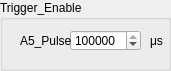
     <widget class="QGroupBox" name="groupBox_8">
      <property name="geometry">
       <rect>
        <x>20</x>
        <y>280</y>
        <width>171</width>
        <height>71</height>
       </rect>
      </property>
      <property name="title">
       <string>Trigger_Enable</string>
      </property>
      <widget class="QSpinBox" name="A5_Pulse">
       <property name="geometry">
        <rect>
         <x>70</x>
         <y>30</y>
         <width>71</width>
         <height>21</height>
        </rect>
       </property>
       <property name="minimum">
        <number>0</number>
       </property>
       <property name="maximum">
        <number>100000000</number>
       </property>
       <property name="value">
        <number>13000000</number>
       </property>
      </widget>
      <widget class="QLabel" name="LaserPStextlbl1_6">
       <property name="geometry">
        <rect>
         <x>20</x>
         <y>30</y>
         <width>61</width>
         <height>21</height>
        </rect>
       </property>
       <property name="text">
        <string>A5_Pulse</string>
       </property>
       <property name="alignment">
        <set>Qt::AlignLeading|Qt::AlignLeft|Qt::AlignVCenter</set>
       </property>
       <property name="wordWrap">
        <bool>false</bool>
       </property>
      </widget>
      <widget class="QLabel" name="LaserPStextlbl1_36">
       <property name="geometry">
        <rect>
         <x>150</x>
         <y>30</y>
         <width>21</width>
         <height>21</height>
        </rect>
       </property>
       <property name="text">
        <string>μs</string>
       </property>
       <property name="alignment">
        <set>Qt::AlignLeading|Qt::AlignLeft|Qt::AlignVCenter</set>
       </property>
       <property name="wordWrap">
        <bool>false</bool>
       </property>
      </widget>
     </widget>
